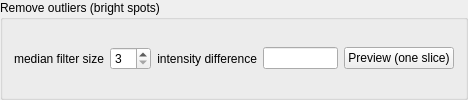
               <widget class="QGroupBox" name="sino_groupBox_02">
                <property name="enabled">
                 <bool>true</bool>
                </property>
                <property name="title">
                 <string>Remove outliers (bright spots)</string>
                </property>
                <layout class="QGridLayout" name="gridLayout_8">
                 <item row="0" column="2">
                  <widget class="QLabel" name="sino_label_02">
                   <property name="text">
                    <string>intensity difference</string>
                   </property>
                   <property name="alignment">
                    <set>Qt::AlignRight|Qt::AlignTrailing|Qt::AlignVCenter</set>
                   </property>
                  </widget>
                 </item>
                 <item row="0" column="0">
                  <widget class="QLabel" name="sino_label_01">
                   <property name="text">
                    <string>median filter size</string>
                   </property>
                   <property name="alignment">
                    <set>Qt::AlignRight|Qt::AlignTrailing|Qt::AlignVCenter</set>
                   </property>
                  </widget>
                 </item>
                 <item row="0" column="3">
                  <widget class="QLineEdit" name="outlier_dif_input">
                   <property name="maximumSize">
                    <size>
                     <width>75</width>
                     <height>16777215</height>
                    </size>
                   </property>
                  </widget>
                 </item>
                 <item row="0" column="1">
                  <widget class="QSpinBox" name="outlier_filter_size_spin">
                   <property name="maximumSize">
                    <size>
                     <width>50</width>
                     <height>16777215</height>
                    </size>
                   </property>
                   <property name="minimum">
                    <number>3</number>
                   </property>
                   <property name="maximum">
                    <number>10</number>
                   </property>
                  </widget>
                 </item>
                 <item row="0" column="4">
                  <widget class="QPushButton" name="outlier_preview_btn">
                   <property name="text">
                    <string>Preview (one slice)</string>
                   </property>
                  </widget>
                 </item>
                </layout>
               </widget>
